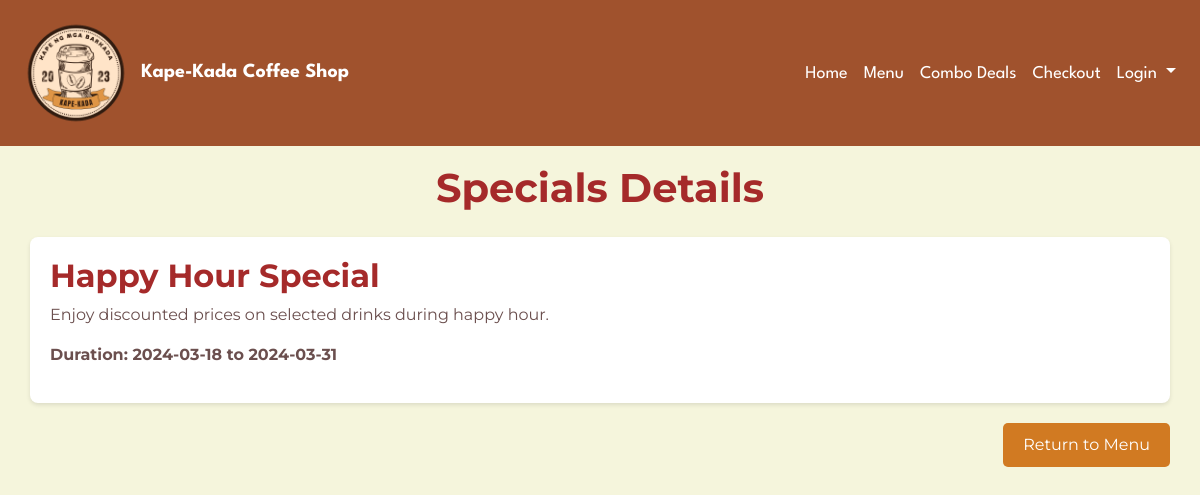
Page /specials_details.php?id=1 on the committed database.
### tables this page shows
CREATE TABLE `specials` (
  `specials_id` int NOT NULL,
  `name` varchar(255) NOT NULL,
  `description` text NOT NULL,
  `price` decimal(8,2) NOT NULL,
  `start_date` date NOT NULL,
  `end_date` date NOT NULL
);

### specials_details.php (the view, shortened to what this page needs)
<?php
include 'navbar.php';
if(isset($_GET['id'])) {
    $special_id = mysqli_real_escape_string($conn, $_GET['id']);
    $sql = "SELECT * FROM specials WHERE specials_id = '$special_id'";
    $result = mysqli_query($conn, $sql);
    if(mysqli_num_rows($result) > 0) {
        $special = mysqli_fetch_assoc($result);
?>
<!DOCTYPE html>
<html lang="en">
<head>
    <link rel="stylesheet" href="https://stackpath.bootstrapcdn.com/bootstrap/4.5.2/css/bootstrap.min.css">
    <link rel="stylesheet" href="https://use.fontawesome.com/releases/v5.15.1/css/all.css">
</head>
<body>
<div class="container promotion-details-section">
    <h1 class="text-center">Specials Details</h1>
    <div class="promotion-item">
        <h2 class="promotion-title"><?php echo $special['name']; ?></h2>
        <p class="promotion-description"><?php echo $special['description']; ?></p>
        <p class="promotion-duration">Duration: <?php echo $special['start_date']; ?> to <?php echo $special['end_date']; ?></p>
    </div>
    <div class="text-right">
        <a href="menu.php" class="btn btn-return-to-menu">Return to Menu</a>
    </div>
</div>
</body>
</html>
<?php
    } else {
        echo "Specials not found.";
    }
} else {
    echo "Invalid request. Specials ID not provided.";
}
?>

### navbar.php (style rules this page uses)
body { padding-top: 46px; color: #FFFFFF; }

### specials_details.php (style rules this page uses)
body { background-color: #F5F5DC; color: #6B4F4E; font-family: 'Montserrat', sans-serif; }
.promotion-details-section { padding: 40px 0; }
.promotion-item { background: #FFFFFF; padding: 20px; margin-bottom: 20px; border-radius: 8px; box-shadow: 0 2px 4px rgba(0,0,0,0.1); }
.promotion-title { color: #A52A2A; font-weight: 700; }
.promotion-description { font-size: 16px; }
.promotion-duration { font-weight: bold; }
h1 { margin-top: 78px; margin-bottom: 25px; color: #A52A2A; font-weight: 700; text-align: center; }
.btn-return-to-menu { background-color: #D17A22; color: #FFFFFF; border: none; padding: 10px 20px; border-radius: 5px; font-size: 16px; cursor: pointer; transition: background-color 0.3s; }

### rows in the picture
specials: name "Happy Hour Special", description "Enjoy discounted prices on selected drinks during happy hour.", start_date "2024-03-18", end_date "2024-03-31"
